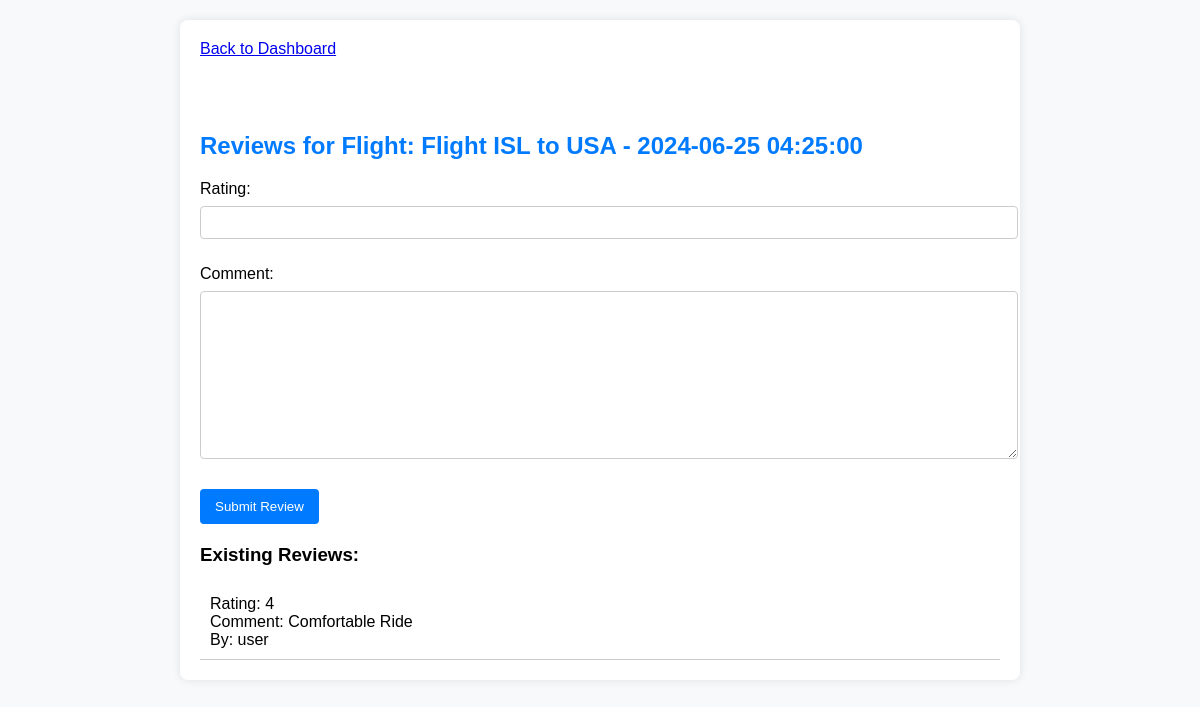
Page /flight_reviews/8/ (signed in) on the committed database.
### flight_booking_app/models.py (models this page shows)
class Flight(models.Model):
    flight_number = models.CharField(max_length=20)
    departure_date = models.DateField()
    departure_time = models.TimeField()
    def __str__(self):
        return f"Flight {self.flight_number} - {self.departure_date} {self.departure_time}"

class FlightReview(models.Model):
    flight = models.ForeignKey(Flight, on_delete=models.CASCADE)
    user = models.ForeignKey(User, on_delete=models.CASCADE)
    rating = models.IntegerField()
    comment = models.TextField()

### flight_booking_app/views.py (the view)
# urls.py: path('flight_reviews/<int:flight_id>/', views.flight_reviews, name='flight_reviews'),
@login_required
def flight_reviews(request, flight_id):
    flight = get_object_or_404(Flight, id=flight_id)
    reviews = FlightReview.objects.filter(flight=flight)
    if request.method == 'POST':
        form = FlightReviewForm(request.POST)
        if form.is_valid():
            review = form.save(commit=False)
            review.user = request.user
            review.flight = flight
            review.save()
            return redirect('flight_reviews', flight_id=flight.id)
    else:
        form = FlightReviewForm()
    return render(request, 'flight_reviews.html', {'flight': flight, 'form': form, 'reviews': reviews})

### flight_booking_app/forms.py
class FlightReviewForm(forms.ModelForm):
    class Meta:
        model = FlightReview
        fields = ['rating', 'comment']
        widgets = {
            'rating': forms.NumberInput(attrs={'min': 1, 'max': 5}),  # Limit rating to 1-5
        }

### flight_booking_app/templates/flight_reviews.html (shortened to what this page needs)
<!DOCTYPE html>
<html lang="en">
<head>
</head>
<body>
    <div class="container">
        <a href="{% url 'user_dashboard' %}" class="back-button">Back to Dashboard</a><br><br><br><br>
        <h2>Reviews for Flight: {{ flight }}</h2>
        <form method="post">
            {{ form.as_p }}
            <button type="submit">Submit Review</button>
        </form>
        <div class="reviews">
            <h3>Existing Reviews:</h3>
            {% for review in reviews %}
            <div class="review">
                <p>Rating: {{ review.rating }}</p>
                <p>Comment: {{ review.comment }}</p>
                <p>By: {{ review.user }}</p>
            </div>
            {% endfor %}
        </div>
    </div>
</body>
</html>

### flight_booking_app/templates/flight_reviews.html (style rules this page uses)
body { font-family: Arial, sans-serif; background-color: #f8f9fa; margin: 0; padding: 20px; }
.container { max-width: 800px; margin: 0 auto; background-color: #ffffff; padding: 20px; border-radius: 8px; box-shadow: 0 0 10px rgba(0, 0, 0, 0.1); }
h2 { color: #007bff; margin-bottom: 20px; }
form { margin-bottom: 20px; }
label { display: block; margin-bottom: 8px; }
input, textarea { width: 100%; padding: 8px; margin-bottom: 10px; border: 1px solid #ccc; border-radius: 4px; }
button { background-color: #007bff; color: #ffffff; padding: 10px 15px; border: none; border-radius: 4px; cursor: pointer; transition: background-color 0.3s ease; }
.reviews { margin-top: 20px; }
.review { padding: 10px; border-bottom: 1px solid #ccc; }
.review p { margin: 0; }

### rows in the picture
Flight: flight_number+departure_date+departure_time "Flight ISL to USA - 2024-06-25 04:25:00"
FlightReview: rating "4", comment "Comfortable Ride", user "user"
